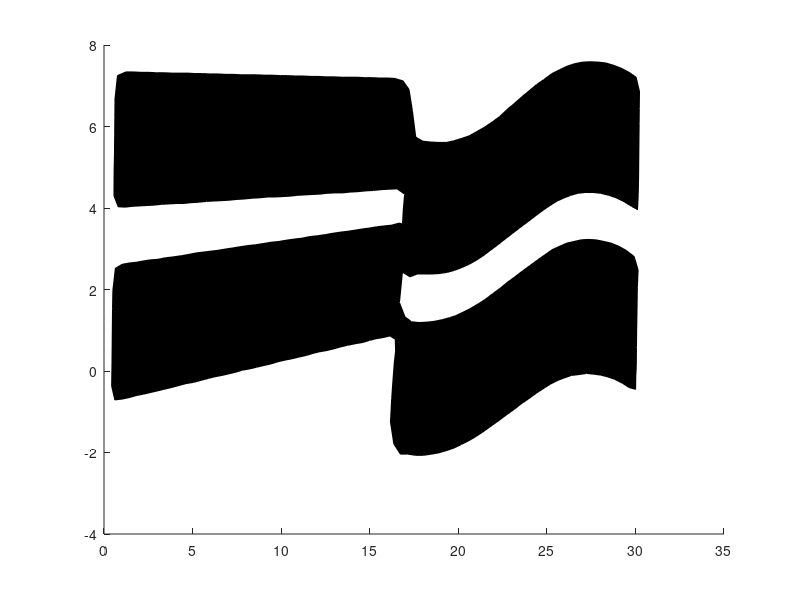

Write the MATLAB code that produced this figure. (Note: this script raises an error after producing the figure.)
%% script_4
%
%   This script produces the banner shadow
%

%read in data
data = csvread('data/lower_banner.csv');
%plot data
l = patch(data(:,1), data(:,2), 'black');
l.LineWidth = 2;

%% SOLUTION: Breakout 1

% %read in data
% data = csvread('data/letter_2.csv');
% %plot data
% l = patch(data(:,1), data(:,2), [0, 0.2, 0.4]);  % per reviewer comment
% l.LineWidth = 2;